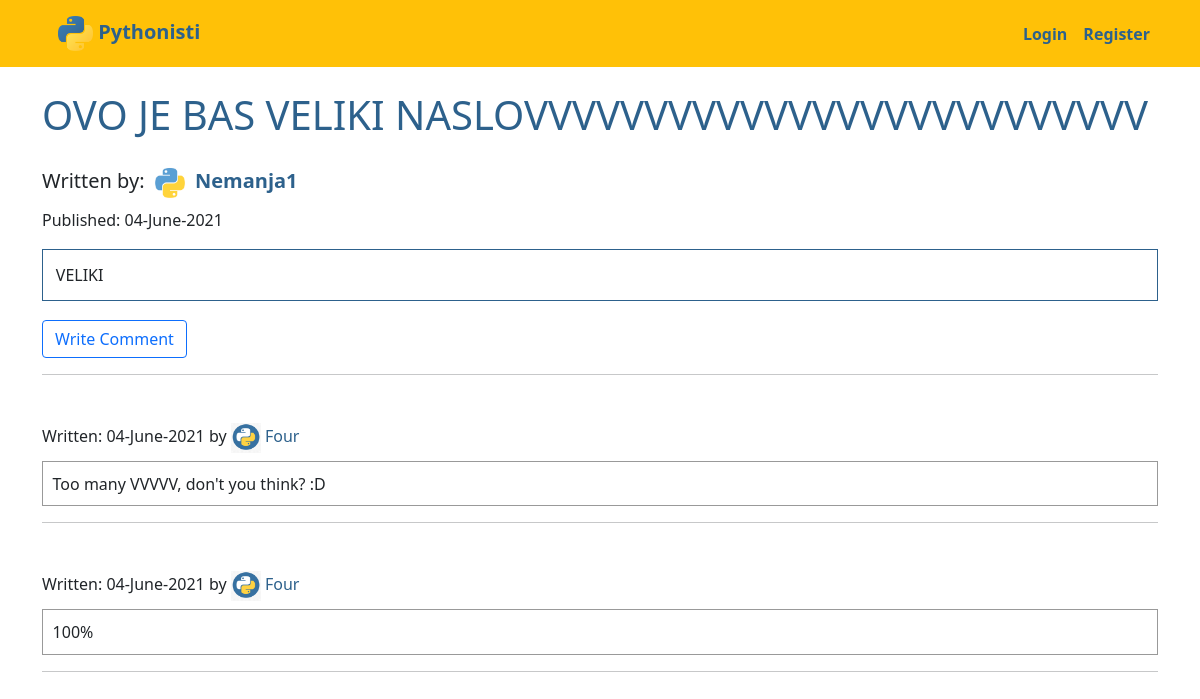
Before: /blogs/2 with the older database file.
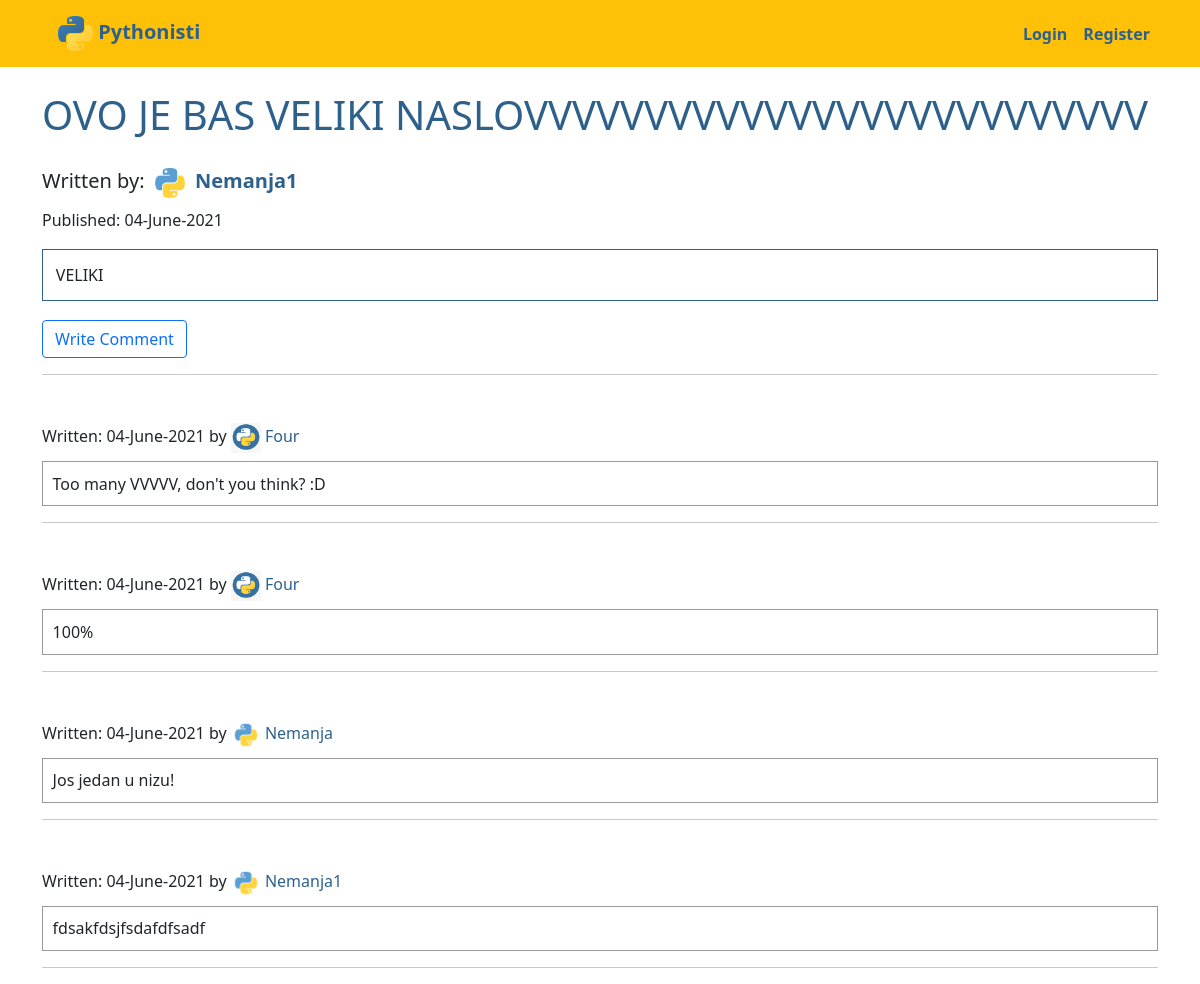
After: the same page with the newer database file.
### myproject/models.py (models this page shows, shortened)
class Comment(db.Model):
    __tablename__ = 'comments'
    id = db.Column(db.Integer, primary_key=True)
    date = db.Column(db.DateTime, nullable=False, default=datetime.utcnow, index=True)
    text = db.Column(db.Text, nullable=False, index=True)
    users = db.relationship(User)
    user_id = db.Column(db.Integer, db.ForeignKey('users.id'), nullable=False)
    blogs = db.relationship(Blog)
    blog_id = db.Column(db.Integer, db.ForeignKey('blogs.id'), nullable=False)

class Blog(db.Model):
    __tablename__ = 'blogs'
    id = db.Column(db.Integer, primary_key=True)
    date = db.Column(db.DateTime, nullable=False, default=datetime.utcnow, index=True)
    title = db.Column(db.String(125), nullable=False, index=True)
    text = db.Column(db.Text, nullable=False, index=True)
    comments = db.relationship('Comment', backref='blog', lazy=True, cascade="all, delete-orphan")
    users = db.relationship(User)
    user_id = db.Column(db.Integer, db.ForeignKey('users.id'), nullable=False)

class User(db.Model, UserMixin):
    __tablename__ = 'users'
    id = db.Column(db.Integer, primary_key=True)
    profile_image = db.Column(db.String(255), nullable=False, default='default_profile.png')
    email = db.Column(db.String(64), unique=True, index=True)
    username = db.Column(db.String(64), unique=True, index=True, nullable=False)
    password_hash = db.Column(db.String(255), nullable=False, index=True)
    posts = db.relationship('Blog', backref='author', lazy=True, cascade="all, delete-orphan")
    comments = db.relationship('Comment', backref='comment_author', lazy=True, cascade="all, delete-orphan")
    send_messages = db.relationship(
        'Message',
        backref='sender',
        foreign_keys='Message.sender_id',
        lazy=True,
        cascade="save-update")
    receive_messages = db.relationship(
        'Message',
        backref='receiver',
        foreign_keys='Message.receiver_id',
        lazy=True,
        cascade="save-update")

### myproject/blogs/views.py (the view)
@blogs_blueprint.route('/<int:blog_post_id>')
def blog_post(blog_post_id):
    blog_post_query = Blog.query.get_or_404(blog_post_id)
    comments = Comment.query.filter_by(blog_id=blog_post_id).all()
    return render_template('blog_post.html',
                           title=blog_post_query.title,
                           date=blog_post_query.date,
                           post=blog_post_query,
                           comments=comments)

### myproject/blogs/templates/blogs/blog_post.html (shortened to what this page needs)
{% extends 'base.html' %}
{% block content %}
    <div class="jumbotron">
        <h1>{{ title }}</h1>
        <h5>
            Written by:
            <img src="{{ url_for('static', filename='profile_pics/'+post.author.profile_image) }}" height="40" width="40" alt="Profile Picture">
            <a href="{{ url_for('users.user_posts', username=post.author.username) }}" class="author_name_link">
                {{ post.author.username|capitalize }}
            </a>
        </h5>
        <h6>Published: {{ date.strftime("%d-%B-%Y") }}</h6>
        <div class="main_post">
          <p>{{ post.text }}</p>
        </div>
        {% if post.author == current_user %}
            <div>
                <a href="{{ url_for('comments.create_comment', blog_post_id=post.id) }}" class="btn btn-outline-primary blue_btn">Write Comment</a>
                <a href="{{ url_for('blogs.update_post', blog_post_id=post.id) }}" class="btn btn-warning">Update Post</a>
                <button type="button"
                        class="btn btn-outline-danger"
                        data-bs-toggle="modal"
                        data-bs-target="#del_modal">
                    Delete Post
                </button>
            </div>
        {% else %}
            <div>
                <a href="{{ url_for('comments.create_comment', blog_post_id=post.id) }}" class="btn btn-outline-primary blue_btn">Write Comment</a>
            </div>
        {% endif %}
        <hr>
    </div>
    {% for comment in comments %}
    <div class="jumbotron mt-5">
        <h6>
            Written: {{ date.strftime("%d-%B-%Y") }}
            by
            <img src="{{ url_for('static', filename='profile_pics/'+comment.comment_author.profile_image) }}" height="30" width="30" alt="Profile Picture">
            <a href="{{ url_for('users.user_posts', username=comment.comment_author.username) }}">
                {{ comment.comment_author.username|capitalize }}
            </a>
        </h6>
        <div class="post_comments">
          <p>{{ comment.text }}</p>
        </div>
    </div>
        <hr>
    {% endfor %}
{% endblock %}

Changed rows visible on the page:
added Comment: {{ date.strftime("%d-%B-%Y") }} "04-June-2021", profile_image (placeholder picture), comment_author.username "Nemanja", text "Jos jedan u nizu!"
added Comment: {{ date.strftime("%d-%B-%Y") }} "04-June-2021", profile_image (placeholder picture), comment_author.username "Nemanja1", text "fdsakfdsjfsdafdfsadf"
